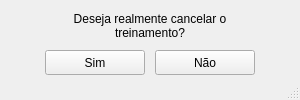
<?xml version="1.0" encoding="UTF-8"?>
<ui version="4.0">
 <class>MainWindow</class>
 <widget class="QMainWindow" name="MainWindow">
  <property name="windowModality">
   <enum>Qt::NonModal</enum>
  </property>
  <property name="geometry">
   <rect>
    <x>0</x>
    <y>0</y>
    <width>300</width>
    <height>100</height>
   </rect>
  </property>
  <property name="minimumSize">
   <size>
    <width>300</width>
    <height>100</height>
   </size>
  </property>
  <property name="maximumSize">
   <size>
    <width>300</width>
    <height>100</height>
   </size>
  </property>
  <property name="windowTitle">
   <string>Cancelar treinamento</string>
  </property>
  <widget class="QWidget" name="centralwidget">
   <widget class="QLabel" name="lbl_message">
    <property name="geometry">
     <rect>
      <x>50</x>
      <y>10</y>
      <width>200</width>
      <height>31</height>
     </rect>
    </property>
    <property name="text">
     <string>Deseja realmente cancelar o treinamento?</string>
    </property>
    <property name="textFormat">
     <enum>Qt::AutoText</enum>
    </property>
    <property name="alignment">
     <set>Qt::AlignCenter</set>
    </property>
    <property name="wordWrap">
     <bool>true</bool>
    </property>
   </widget>
   <widget class="QPushButton" name="btn_no">
    <property name="geometry">
     <rect>
      <x>155</x>
      <y>50</y>
      <width>100</width>
      <height>25</height>
     </rect>
    </property>
    <property name="text">
     <string>Não</string>
    </property>
   </widget>
   <widget class="QPushButton" name="btn_yes">
    <property name="geometry">
     <rect>
      <x>45</x>
      <y>50</y>
      <width>100</width>
      <height>25</height>
     </rect>
    </property>
    <property name="text">
     <string>Sim</string>
    </property>
   </widget>
  </widget>
  <widget class="QStatusBar" name="statusbar"/>
 </widget>
 <resources/>
 <connections/>
</ui>
